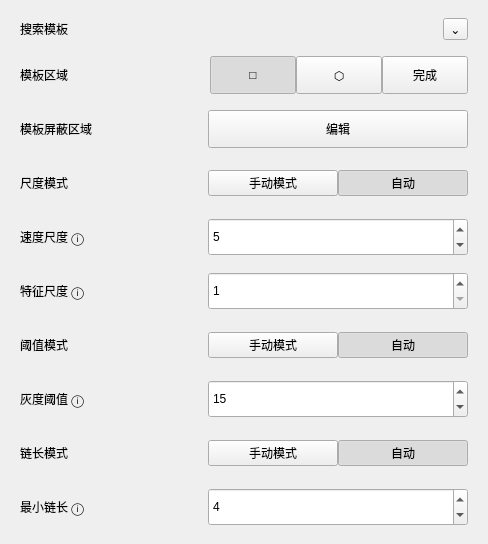
                  <widget class="QFrame" name="searchTemplateCard">
                   <property name="frameShape">
                    <enum>QFrame::NoFrame</enum>
                   </property>
                   <property name="panelRole" stdset="0">
                    <string>configCard</string>
                   </property>
                   <layout class="QVBoxLayout" name="verticalLayout_searchTemplate">
                    <property name="spacing">
                     <number>16</number>
                    </property>
                    <property name="leftMargin">
                     <number>20</number>
                    </property>
                    <property name="topMargin">
                     <number>18</number>
                    </property>
                    <property name="rightMargin">
                     <number>20</number>
                    </property>
                    <property name="bottomMargin">
                     <number>18</number>
                    </property>
                    <item>
                     <layout class="QHBoxLayout" name="horizontalLayout_templateHeader">
                      <item>
                       <widget class="QLabel" name="searchTemplateTitleLabel">
                        <property name="text">
                         <string>搜索模板</string>
                        </property>
                        <property name="role" stdset="0">
                         <string>cardTitle</string>
                        </property>
                       </widget>
                      </item>
                      <item>
                       <spacer name="horizontalSpacer_templateHeader">
                        <property name="orientation">
                         <enum>Qt::Horizontal</enum>
                        </property>
                        <property name="sizeHint" stdset="0">
                         <size>
                          <width>40</width>
                          <height>20</height>
                         </size>
                        </property>
                       </spacer>
                      </item>
                      <item>
                       <widget class="QToolButton" name="templateCollapseButton">
                        <property name="text">
                         <string>⌄</string>
                        </property>
                        <property name="role" stdset="0">
                         <string>collapseCard</string>
                        </property>
                       </widget>
                      </item>
                     </layout>
                    </item>
                    <item>
                     <layout class="QHBoxLayout" name="horizontalLayout_templateArea">
                      <property name="spacing">
                       <number>0</number>
                      </property>
                      <property name="leftMargin">
                       <number>0</number>
                      </property>
                      <property name="topMargin">
                       <number>0</number>
                      </property>
                      <property name="rightMargin">
                       <number>0</number>
                      </property>
                      <property name="bottomMargin">
                       <number>0</number>
                      </property>
                      <item>
                       <widget class="QLabel" name="templateAreaLabel">
                        <property name="minimumSize">
                         <size>
                          <width>150</width>
                          <height>0</height>
                         </size>
                        </property>
                        <property name="text">
                         <string>模板区域</string>
                        </property>
                        <property name="role" stdset="0">
                         <string>rowField</string>
                        </property>
                       </widget>
                      </item>
                      <item>
                       <spacer name="horizontalSpacer_templateArea">
                        <property name="orientation">
                         <enum>Qt::Horizontal</enum>
                        </property>
                        <property name="sizeHint" stdset="0">
                         <size>
                          <width>40</width>
                          <height>20</height>
                         </size>
                        </property>
                       </spacer>
                      </item>
                      <item>
                       <widget class="QToolButton" name="templateRectButton">
                        <property name="sizePolicy">
                         <sizepolicy hsizetype="Preferred" vsizetype="Preferred">
                          <horstretch>0</horstretch>
                          <verstretch>0</verstretch>
                         </sizepolicy>
                        </property>
                        <property name="minimumSize">
                         <size>
                          <width>86</width>
                          <height>38</height>
                         </size>
                        </property>
                        <property name="text">
                         <string>□</string>
                        </property>
                        <property name="checkable">
                         <bool>true</bool>
                        </property>
                        <property name="checked">
                         <bool>true</bool>
                        </property>
                        <property name="actionRole" stdset="0">
                         <string>toolbarIcon</string>
                        </property>
                       </widget>
                      </item>
                      <item>
                       <widget class="QToolButton" name="templatePolygonButton">
                        <property name="sizePolicy">
                         <sizepolicy hsizetype="Preferred" vsizetype="Preferred">
                          <horstretch>0</horstretch>
                          <verstretch>0</verstretch>
                         </sizepolicy>
                        </property>
                        <property name="minimumSize">
                         <size>
                          <width>86</width>
                          <height>38</height>
                         </size>
                        </property>
                        <property name="text">
                         <string>⬡</string>
                        </property>
                        <property name="checkable">
                         <bool>true</bool>
                        </property>
                        <property name="actionRole" stdset="0">
                         <string>toolbarIcon</string>
                        </property>
                       </widget>
                      </item>
                      <item>
                       <widget class="QPushButton" name="templateFinishButton">
                        <property name="sizePolicy">
                         <sizepolicy hsizetype="Expanding" vsizetype="Expanding">
                          <horstretch>0</horstretch>
                          <verstretch>0</verstretch>
                         </sizepolicy>
                        </property>
                        <property name="minimumSize">
                         <size>
                          <width>86</width>
                          <height>38</height>
                         </size>
                        </property>
                        <property name="text">
                         <string>完成</string>
                        </property>
                        <property name="actionRole" stdset="0">
                         <string>highlight</string>
                        </property>
                       </widget>
                      </item>
                     </layout>
                    </item>
                    <item>
                     <layout class="QHBoxLayout" name="horizontalLayout_templateMask">
                      <property name="leftMargin">
                       <number>0</number>
                      </property>
                      <property name="topMargin">
                       <number>0</number>
                      </property>
                      <property name="rightMargin">
                       <number>0</number>
                      </property>
                      <property name="bottomMargin">
                       <number>0</number>
                      </property>
                      <item>
                       <widget class="QLabel" name="templateMaskLabel">
                        <property name="minimumSize">
                         <size>
                          <width>150</width>
                          <height>0</height>
                         </size>
                        </property>
                        <property name="text">
                         <string>模板屏蔽区域</string>
                        </property>
                        <property name="role" stdset="0">
                         <string>rowField</string>
                        </property>
                       </widget>
                      </item>
                      <item>
                       <widget class="QPushButton" name="templateMaskEditButton">
                        <property name="minimumSize">
                         <size>
                          <width>260</width>
                          <height>38</height>
                         </size>
                        </property>
                        <property name="text">
                         <string>编辑</string>
                        </property>
                        <property name="actionRole" stdset="0">
                         <string>gray</string>
                        </property>
                       </widget>
                      </item>
                     </layout>
                    </item>
                    <item>
                     <layout class="QHBoxLayout" name="horizontalLayout_scaleMode">
                      <property name="leftMargin">
                       <number>0</number>
                      </property>
                      <property name="topMargin">
                       <number>0</number>
                      </property>
                      <property name="rightMargin">
                       <number>0</number>
                      </property>
                      <property name="bottomMargin">
                       <number>0</number>
                      </property>
                      <item>
                       <widget class="QLabel" name="scaleModeLabel">
                        <property name="minimumSize">
                         <size>
                          <width>150</width>
                          <height>0</height>
                         </size>
                        </property>
                        <property name="text">
                         <string>尺度模式</string>
                        </property>
                        <property name="role" stdset="0">
                         <string>rowField</string>
                        </property>
                       </widget>
                      </item>
                      <item>
                       <widget class="QFrame" name="scaleModeFrame">
                        <property name="minimumSize">
                         <size>
                          <width>260</width>
                          <height>38</height>
                         </size>
                        </property>
                        <property name="maximumSize">
                         <size>
                          <width>260</width>
                          <height>38</height>
                         </size>
                        </property>
                        <property name="panelRole" stdset="0">
                         <string>optionGroup</string>
                        </property>
                        <layout class="QHBoxLayout" name="horizontalLayout_scaleModeButtons">
                         <property name="spacing">
                          <number>0</number>
                         </property>
                         <property name="leftMargin">
                          <number>0</number>
                         </property>
                         <property name="topMargin">
                          <number>0</number>
                         </property>
                         <property name="rightMargin">
                          <number>0</number>
                         </property>
                         <property name="bottomMargin">
                          <number>0</number>
                         </property>
                         <item>
                          <widget class="QPushButton" name="scaleManualButton">
                           <property name="text">
                            <string>手动模式</string>
                           </property>
                           <property name="checkable">
                            <bool>true</bool>
                           </property>
                          </widget>
                         </item>
                         <item>
                          <widget class="QPushButton" name="scaleAutoButton">
                           <property name="text">
                            <string>自动</string>
                           </property>
                           <property name="checkable">
                            <bool>true</bool>
                           </property>
                           <property name="checked">
                            <bool>true</bool>
                           </property>
                          </widget>
                         </item>
                        </layout>
                       </widget>
                      </item>
                     </layout>
                    </item>
                    <item>
                     <widget class="QWidget" name="scaleSpeedRow" native="true">
                      <layout class="QHBoxLayout" name="horizontalLayout_scaleSpeed">
                       <property name="spacing">
                        <number>0</number>
                       </property>
                       <property name="leftMargin">
                        <number>0</number>
                       </property>
                       <property name="topMargin">
                        <number>0</number>
                       </property>
                       <property name="rightMargin">
                        <number>0</number>
                       </property>
                       <property name="bottomMargin">
                        <number>0</number>
                       </property>
                       <item>
                        <widget class="QLabel" name="speedScaleLabel">
                         <property name="minimumSize">
                          <size>
                           <width>150</width>
                           <height>0</height>
                          </size>
                         </property>
                         <property name="text">
                          <string>速度尺度 ⓘ</string>
                         </property>
                         <property name="role" stdset="0">
                          <string>rowField</string>
                         </property>
                        </widget>
                       </item>
                       <item>
                        <widget class="QSpinBox" name="speedScaleSpinBox">
                         <property name="minimumSize">
                          <size>
                           <width>260</width>
                           <height>38</height>
                          </size>
                         </property>
                         <property name="minimum">
                          <number>1</number>
                         </property>
                         <property name="maximum">
                          <number>999</number>
                         </property>
                         <property name="value">
                          <number>5</number>
                         </property>
                        </widget>
                       </item>
                      </layout>
                     </widget>
                    </item>
                    <item>
                     <widget class="QWidget" name="scaleFeatureRow" native="true">
                      <layout class="QHBoxLayout" name="horizontalLayout_scaleFeature">
                       <property name="spacing">
                        <number>0</number>
                       </property>
                       <property name="leftMargin">
                        <number>0</number>
                       </property>
                       <property name="topMargin">
                        <number>0</number>
                       </property>
                       <property name="rightMargin">
                        <number>0</number>
                       </property>
                       <property name="bottomMargin">
                        <number>0</number>
                       </property>
                       <item>
                        <widget class="QLabel" name="featureScaleLabel">
                         <property name="minimumSize">
                          <size>
                           <width>150</width>
                           <height>0</height>
                          </size>
                         </property>
                         <property name="text">
                          <string>特征尺度 ⓘ</string>
                         </property>
                         <property name="role" stdset="0">
                          <string>rowField</string>
                         </property>
                        </widget>
                       </item>
                       <item>
                        <widget class="QSpinBox" name="featureScaleSpinBox">
                         <property name="minimumSize">
                          <size>
                           <width>260</width>
                           <height>38</height>
                          </size>
                         </property>
                         <property name="minimum">
                          <number>1</number>
                         </property>
                         <property name="maximum">
                          <number>999</number>
                         </property>
                         <property name="value">
                          <number>1</number>
                         </property>
                        </widget>
                       </item>
                      </layout>
                     </widget>
                    </item>
                    <item>
                     <layout class="QHBoxLayout" name="horizontalLayout_thresholdMode">
                      <property name="leftMargin">
                       <number>0</number>
                      </property>
                      <property name="topMargin">
                       <number>0</number>
                      </property>
                      <property name="rightMargin">
                       <number>0</number>
                      </property>
                      <property name="bottomMargin">
                       <number>0</number>
                      </property>
                      <item>
                       <widget class="QLabel" name="thresholdModeLabel">
                        <property name="minimumSize">
                         <size>
                          <width>150</width>
                          <height>0</height>
                         </size>
                        </property>
                        <property name="text">
                         <string>阈值模式</string>
                        </property>
                        <property name="role" stdset="0">
                         <string>rowField</string>
                        </property>
                       </widget>
                      </item>
                      <item>
                       <widget class="QFrame" name="thresholdModeFrame">
                        <property name="minimumSize">
                         <size>
                          <width>260</width>
                          <height>38</height>
                         </size>
                        </property>
                        <property name="maximumSize">
                         <size>
                          <width>260</width>
                          <height>38</height>
                         </size>
                        </property>
                        <property name="panelRole" stdset="0">
                         <string>optionGroup</string>
                        </property>
                        <layout class="QHBoxLayout" name="horizontalLayout_thresholdModeButtons">
                         <property name="spacing">
                          <number>0</number>
                         </property>
                         <property name="leftMargin">
                          <number>0</number>
                         </property>
                         <property name="topMargin">
                          <number>0</number>
                         </property>
                         <property name="rightMargin">
                          <number>0</number>
                         </property>
                         <property name="bottomMargin">
                          <number>0</number>
                         </property>
                         <item>
                          <widget class="QPushButton" name="thresholdManualButton">
                           <property name="text">
                            <string>手动模式</string>
                           </property>
                           <property name="checkable">
                            <bool>true</bool>
                           </property>
                          </widget>
                         </item>
                         <item>
                          <widget class="QPushButton" name="thresholdAutoButton">
                           <property name="text">
                            <string>自动</string>
                           </property>
                           <property name="checkable">
                            <bool>true</bool>
                           </property>
                           <property name="checked">
                            <bool>true</bool>
                           </property>
                          </widget>
                         </item>
                        </layout>
                       </widget>
                      </item>
                     </layout>
                    </item>
                    <item>
                     <widget class="QWidget" name="thresholdGrayRow" native="true">
                      <layout class="QHBoxLayout" name="horizontalLayout_grayThreshold">
                       <property name="spacing">
                        <number>0</number>
                       </property>
                       <property name="leftMargin">
                        <number>0</number>
                       </property>
                       <property name="topMargin">
                        <number>0</number>
                       </property>
                       <property name="rightMargin">
                        <number>0</number>
                       </property>
                       <property name="bottomMargin">
                        <number>0</number>
                       </property>
                       <item>
                        <widget class="QLabel" name="grayThresholdLabel">
                         <property name="minimumSize">
                          <size>
                           <width>150</width>
                           <height>0</height>
                          </size>
                         </property>
                         <property name="text">
                          <string>灰度阈值 ⓘ</string>
                         </property>
                         <property name="role" stdset="0">
                          <string>rowField</string>
                         </property>
                        </widget>
                       </item>
                       <item>
                        <widget class="QSpinBox" name="grayThresholdSpinBox">
                         <property name="minimumSize">
                          <size>
                           <width>260</width>
                           <height>38</height>
                          </size>
                         </property>
                         <property name="minimum">
                          <number>0</number>
                         </property>
                         <property name="maximum">
                          <number>255</number>
                         </property>
                         <property name="value">
                          <number>15</number>
                         </property>
                        </widget>
                       </item>
                      </layout>
                     </widget>
                    </item>
                    <item>
                     <layout class="QHBoxLayout" name="horizontalLayout_chainMode">
                      <property name="leftMargin">
                       <number>0</number>
                      </property>
                      <property name="topMargin">
                       <number>0</number>
                      </property>
                      <property name="rightMargin">
                       <number>0</number>
                      </property>
                      <property name="bottomMargin">
                       <number>0</number>
                      </property>
                      <item>
                       <widget class="QLabel" name="chainModeLabel">
                        <property name="minimumSize">
                         <size>
                          <width>150</width>
                          <height>0</height>
                         </size>
                        </property>
                        <property name="text">
                         <string>链长模式</string>
                        </property>
                        <property name="role" stdset="0">
                         <string>rowField</string>
                        </property>
                       </widget>
                      </item>
                      <item>
                       <widget class="QFrame" name="chainModeFrame">
                        <property name="minimumSize">
                         <size>
                          <width>260</width>
                          <height>38</height>
                         </size>
                        </property>
                        <property name="maximumSize">
                         <size>
                          <width>260</width>
                          <height>38</height>
                         </size>
                        </property>
                        <property name="panelRole" stdset="0">
                         <string>optionGroup</string>
                        </property>
                        <layout class="QHBoxLayout" name="horizontalLayout_chainModeButtons">
                         <property name="spacing">
                          <number>0</number>
                         </property>
                         <property name="leftMargin">
                          <number>0</number>
                         </property>
                         <property name="topMargin">
                          <number>0</number>
                         </property>
                         <property name="rightMargin">
                          <number>0</number>
                         </property>
                         <property name="bottomMargin">
                          <number>0</number>
                         </property>
                         <item>
                          <widget class="QPushButton" name="chainManualButton">
                           <property name="text">
                            <string>手动模式</string>
                           </property>
                           <property name="checkable">
                            <bool>true</bool>
                           </property>
                          </widget>
                         </item>
                         <item>
                          <widget class="QPushButton" name="chainAutoButton">
                           <property name="text">
                            <string>自动</string>
                           </property>
                           <property name="checkable">
                            <bool>true</bool>
                           </property>
                           <property name="checked">
                            <bool>true</bool>
                           </property>
                          </widget>
                         </item>
                        </layout>
                       </widget>
                      </item>
                     </layout>
                    </item>
                    <item>
                     <widget class="QWidget" name="chainMinRow" native="true">
                      <layout class="QHBoxLayout" name="horizontalLayout_chainMin">
                       <property name="spacing">
                        <number>0</number>
                       </property>
                       <property name="leftMargin">
                        <number>0</number>
                       </property>
                       <property name="topMargin">
                        <number>0</number>
                       </property>
                       <property name="rightMargin">
                        <number>0</number>
                       </property>
                       <property name="bottomMargin">
                        <number>0</number>
                       </property>
                       <item>
                        <widget class="QLabel" name="minChainLengthLabel">
                         <property name="minimumSize">
                          <size>
                           <width>150</width>
                           <height>0</height>
                          </size>
                         </property>
                         <property name="text">
                          <string>最小链长 ⓘ</string>
                         </property>
                         <property name="role" stdset="0">
                          <string>rowField</string>
                         </property>
                        </widget>
                       </item>
                       <item>
                        <widget class="QSpinBox" name="minChainLengthSpinBox">
                         <property name="minimumSize">
                          <size>
                           <width>260</width>
                           <height>38</height>
                          </size>
                         </property>
                         <property name="minimum">
                          <number>1</number>
                         </property>
                         <property name="maximum">
                          <number>9999</number>
                         </property>
                         <property name="value">
                          <number>4</number>
                         </property>
                        </widget>
                       </item>
                      </layout>
                     </widget>
                    </item>
                   </layout>
                  </widget>
